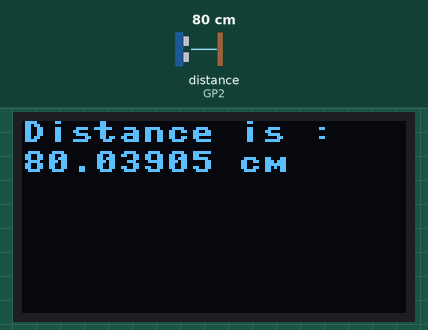
The program below on a simulated Raspberry Pi Pico running MicroPython. Shown: 128×64 one-colour display. Inputs (shaded band) come from the test bench; at power-on: distance to the obstacle (sensor on GP2) 80 cm. The echo pulse lasts 58.3 µs per cm; what the program prints to the serial console is not drawn.

Above: at 1.2 s.
1.3 s: distance to the obstacle (sensor on GP2) set to 2 cm
At 2.6 s:
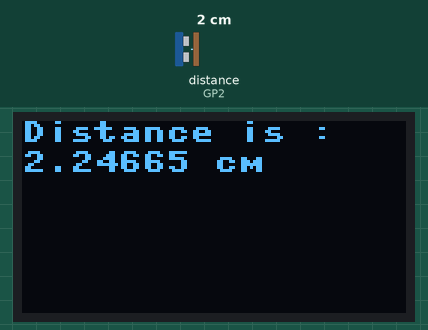
3.6 s: distance to the obstacle (sensor on GP2) set to 4 cm
At 4.8 s:
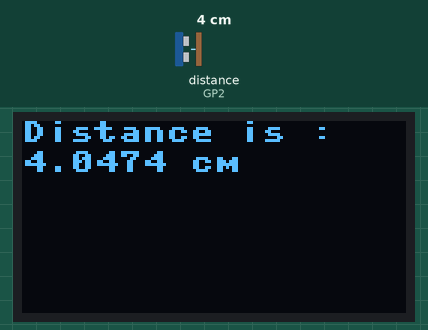
5.6 s: distance to the obstacle (sensor on GP2) set to 9 cm
At 7.0 s:
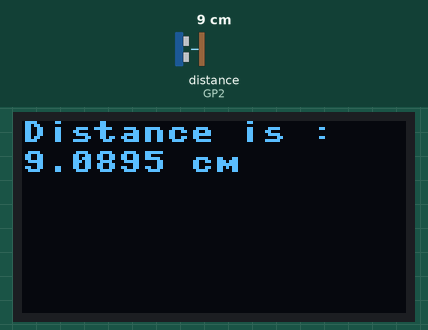
Timing chart, 0 to 8.6 s (numbered marks = the images above; inputs shaded):
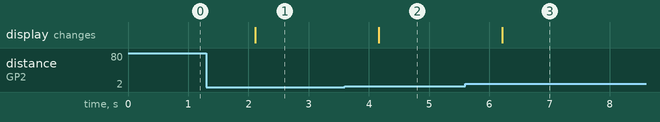

The program:

main.py
```python
from machine import Pin
import time
import ssd1306

oled = ssd1306.SSD1306_I2C(128, 64, machine.I2C(0))

trig = Pin(3, Pin.OUT)
echo = Pin(2, Pin.IN)

def find():
    trig.low()
    time.sleep_us(2)
    trig.high()
    time.sleep_us(5)
    trig.low()

    while echo.value() == 0:
        signaloff = time.ticks_us()

    while echo.value() == 1:
        signalon = time.ticks_us()

    timepassed = signalon - signaloff
    distance = (timepassed * 0.0343) / 2

    print("Distance is: ", distance, "cm")

    oled.text("Distance is : ", 0, 0)
    oled.text(str(distance) + " cm", 0, 10)
    oled.show()
    oled.fill(0)

while True:
    find()
    time.sleep(1)
```

Measured:
- after the input at 1.3 s, the display: changes after 0.81 s (image 1)
- after the input at 3.6 s, the display: changes after 0.56 s (image 2)
- after the input at 5.6 s, the display: changes after 0.61 s (image 3)
